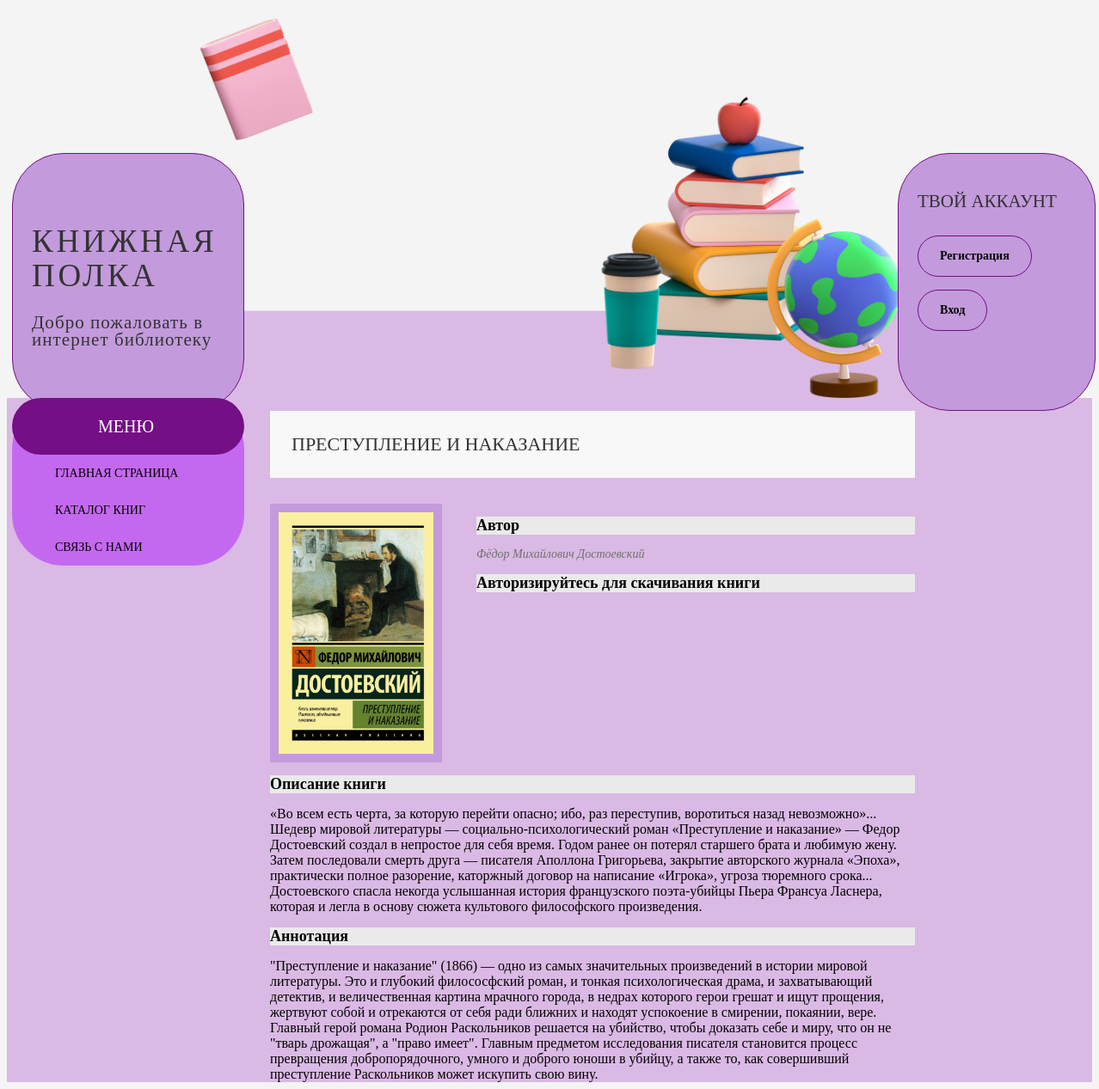
Page /products/6/ on the committed database.
### products/models.py (models this page shows, shortened)
class Product(models.Model):
    class Meta:
        verbose_name = 'Продукт'
        verbose_name_plural = 'Продукты'
    category = models.ForeignKey(
        ProductCategory,
        verbose_name='Категория',
        on_delete=models.CASCADE,
        related_name='category'
    )
    name = models.CharField(
        verbose_name='Наименование',
        max_length=128
    )
    short_description = models.CharField(
        verbose_name='Краткое описание',
        max_length=1000,
        blank=True
    )
    description = models.TextField(
        verbose_name='Описание',
        blank=True
    )
    specifications = models.TextField(
        verbose_name='Характеристики',
        blank=True
    )
    image = models.ImageField(
        upload_to='products_images',
        blank=True
    )
    status = models.CharField(
        verbose_name='Статус продукта',
        max_length=50,
        blank=True
    )
    created = models.DateTimeField(
        verbose_name='Дата создания',
        auto_now_add=True,
    )
    modified = models.DateTimeField(
        verbose_name='Дата изменения',
        auto_now=True,
    )
    file = models.FileField(
        upload_to='products_files',
        blank=True
    )

### products/views/products.py (the view)
class ProductDetail(DetailView):
    model = Product
    template_name = 'products/detail.html'
    def get_context_data(self, **kwargs):
        context = super().get_context_data(**kwargs)
        context['title'] = self.get_object().name
        context['link_list'] = ['products/css/product.css']
        context['menu'] = ProductCategory.objects.all()
        return context

### products/templates/products/detail.html (shortened to what this page needs)
{% extends 'server/base.html' %}
{% load staticfiles %}
{% block content_right %}
    <div class="content_right_header">
        {{ object.name }}
    </div>
    <div class="product_img_and_short_description">
        {% if object.image %}
            <a href="{{ object.image.url }}" target="_blank">
                <img src="{{ object.image.url }}" alt={{ object.name }} class="book_image">
            </a>
        {% else %}
            <a href="/media/products_images/default.png" target="_blank">
                <img src="/media/products_images/default.png" alt={{ object.name }} class="book_image">
            </a>
        {% endif %}
        <div class="product_short_description_wrap">
            <h2 class="product_header">Автор</h2>
            <p class="product_short_description">
                {{ object.short_description|safe }}
            </p>
            {% if user.is_authenticated %}
            <a href="{{ object.file.url }}" target="_blank">
                <div class="lds-roller"><div></div><div></div><div></div><div></div><div></div><div></div><div></div><div></div></div>
                <br> <a class="button" href="{{ object.file.url }}" >Открыть файл в браузере</a>
                <br> <a class="button" href="{{ object.file.url }}" download>Скачать файл</a>
                <br> <a class="button button_add" href="#" data-id ='{{ object.id }}'>Добавить в избранное</a>
            </a>
                       {% else %}
            <h2 class="product_header">Авторизируйтесь для скачивания книги</h2>
            {% endif %}
        </div>
    </div>
    <h2 class="product_header">Описание книги</h2>
    <div class="product_full_description">
        {{ object.description|safe }}
    </div>
    <h2 class="product_header">Аннотация</h2>
    <div class="product_features">
        {{ object.specifications|safe }}
    </div>
{% endblock %}

### server/static/server/css/base.css (style rules this page uses)
.body_main { display: flex; flex-direction: column; background-color: #F4F4F4; }
.content_right_header { line-height: 78px; color: #333333; font-family: 'Viaoda Libre'; font-size: 22px; text-transform: uppercase; background: #f8f8f8; padding-left: 25px; margin-bottom: 30px; }

### products/static/products/css/product.css (style rules this page uses)
.product_img_and_short_description::after { display: block; clear: both; content: ""; }
.product_short_description_wrap { float: right; width: 510px; }
.book_image { width: 180px; border: #C39ADC solid 10px; float: left; margin-right: 10px; }
.product_header { color: black; font-size: 18px; font-weight: 40px; background: #EAEAEA; }
.product_short_description { color: #707070; font-size: 14px; font-style: italic; line-height: 16px; }
.product_short_description::first-letter, .product_full_description::first-letter, .product_additional_description::first-letter, .product_features::first-letter, { font-size: 20px; color: #000000; font-weight: bold; font-style: italic; font-family: 'Viaoda Libre'; }

### rows in the picture
Product: name "ПРЕСТУПЛЕНИЕ И НАКАЗАНИЕ", image (picture), short_description "Фёдор Михайлович Достоевский", description "«Во всем есть черта, за которую перейти опасно; ибо, раз переступив, воротиться назад невозможно»... Шедевр мировой литературы — социально-психологический роман «Преступление и наказание» — Федор Достоевский создал в непростое для себя время. Годом ранее он потерял старшего брата и любимую жену. Затем последовали смерть друга — писателя Аполлона Григорьева, закрытие авторского журнала «Эпоха», практически полное разорение, каторжный договор на написание «Игрока», угроза тюремного срока... Достоевского спасла некогда услышанная история французского поэта-убийцы Пьера Франсуа Ласнера, которая и легла в основу сюжета культового философского произведения.", specifications "\"Преступление и наказание\" (1866) — одно из самых значительных произведений в истории мировой литературы. Это и глубокий филососфский роман, и тонкая психологическая драма, и захватывающий детектив, и величественная картина мрачного города, в недрах которого герои грешат и ищут прощения, жертвуют собой и отрекаются от себя ради ближних и находят успокоение в смирении, покаянии, вере. Главный герой романа Родион Раскольников решается на убийство, чтобы доказать себе и миру, что он не \"тварь дрожащая\", а \"право имеет\". Главным предметом исследования писателя становится процесс превращения добропорядочного, умного и доброго юноши в убийцу, а также то, как совершивший преступление Раскольников…"
